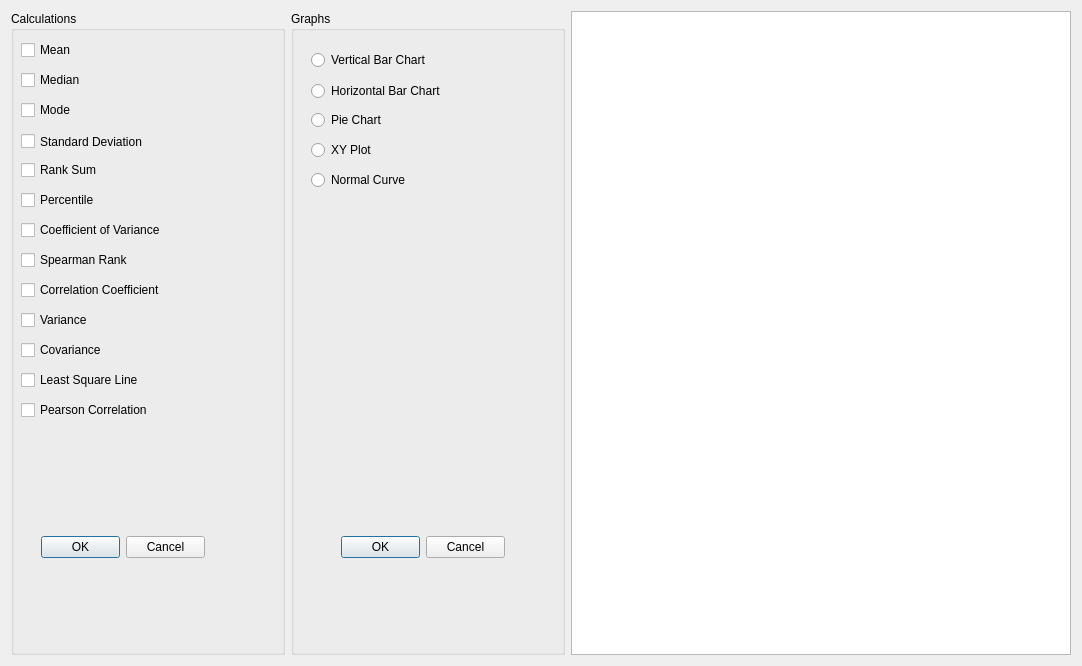
<?xml version="1.0" encoding="UTF-8"?>
<ui version="4.0">
 <class>Form</class>
 <widget class="QWidget" name="Form">
  <property name="geometry">
   <rect>
    <x>0</x>
    <y>0</y>
    <width>1082</width>
    <height>666</height>
   </rect>
  </property>
  <property name="windowTitle">
   <string>Form</string>
  </property>
  <layout class="QVBoxLayout" name="verticalLayout">
   <item>
    <layout class="QHBoxLayout" name="horizontalLayout">
     <item>
      <widget class="QGroupBox" name="calcGroupBox">
       <property name="title">
        <string>Calculations</string>
       </property>
       <widget class="QCheckBox" name="meadianCheckBox">
        <property name="geometry">
         <rect>
          <x>10</x>
          <y>60</y>
          <width>85</width>
          <height>18</height>
         </rect>
        </property>
        <property name="text">
         <string>Median</string>
        </property>
       </widget>
       <widget class="QDialogButtonBox" name="calcButtonBox">
        <property name="geometry">
         <rect>
          <x>30</x>
          <y>520</y>
          <width>164</width>
          <height>32</height>
         </rect>
        </property>
        <property name="standardButtons">
         <set>QDialogButtonBox::Cancel|QDialogButtonBox::Ok</set>
        </property>
       </widget>
       <widget class="QCheckBox" name="modeCheckBox">
        <property name="geometry">
         <rect>
          <x>10</x>
          <y>90</y>
          <width>85</width>
          <height>18</height>
         </rect>
        </property>
        <property name="text">
         <string>Mode</string>
        </property>
       </widget>
       <widget class="QCheckBox" name="StanDevCheck">
        <property name="geometry">
         <rect>
          <x>10</x>
          <y>120</y>
          <width>161</width>
          <height>21</height>
         </rect>
        </property>
        <property name="text">
         <string>Standard Deviation</string>
        </property>
       </widget>
       <widget class="QCheckBox" name="RankSumCheck">
        <property name="geometry">
         <rect>
          <x>10</x>
          <y>150</y>
          <width>151</width>
          <height>18</height>
         </rect>
        </property>
        <property name="text">
         <string>Rank Sum</string>
        </property>
       </widget>
       <widget class="QCheckBox" name="PercentileCheck">
        <property name="geometry">
         <rect>
          <x>10</x>
          <y>180</y>
          <width>85</width>
          <height>18</height>
         </rect>
        </property>
        <property name="text">
         <string>Percentile</string>
        </property>
       </widget>
       <widget class="QCheckBox" name="meanCheckBox">
        <property name="geometry">
         <rect>
          <x>10</x>
          <y>30</y>
          <width>85</width>
          <height>18</height>
         </rect>
        </property>
        <property name="text">
         <string>Mean</string>
        </property>
       </widget>
       <widget class="QCheckBox" name="CoeffVarCheck">
        <property name="geometry">
         <rect>
          <x>10</x>
          <y>210</y>
          <width>161</width>
          <height>18</height>
         </rect>
        </property>
        <property name="text">
         <string>Coefficient of Variance</string>
        </property>
       </widget>
       <widget class="QCheckBox" name="SpearRankCheck">
        <property name="geometry">
         <rect>
          <x>10</x>
          <y>240</y>
          <width>131</width>
          <height>18</height>
         </rect>
        </property>
        <property name="text">
         <string>Spearman Rank</string>
        </property>
       </widget>
       <widget class="QCheckBox" name="CorCoeffCheck">
        <property name="geometry">
         <rect>
          <x>10</x>
          <y>270</y>
          <width>171</width>
          <height>18</height>
         </rect>
        </property>
        <property name="text">
         <string>Correlation Coefficient</string>
        </property>
       </widget>
       <widget class="QCheckBox" name="VarCheckBox">
        <property name="geometry">
         <rect>
          <x>10</x>
          <y>300</y>
          <width>85</width>
          <height>18</height>
         </rect>
        </property>
        <property name="text">
         <string>Variance</string>
        </property>
       </widget>
       <widget class="QCheckBox" name="CovarCheckBox">
        <property name="geometry">
         <rect>
          <x>10</x>
          <y>330</y>
          <width>101</width>
          <height>18</height>
         </rect>
        </property>
        <property name="text">
         <string>Covariance</string>
        </property>
       </widget>
       <widget class="QCheckBox" name="LeastSquareCheck">
        <property name="geometry">
         <rect>
          <x>10</x>
          <y>360</y>
          <width>161</width>
          <height>18</height>
         </rect>
        </property>
        <property name="text">
         <string>Least Square Line</string>
        </property>
       </widget>
       <widget class="QCheckBox" name="PearCorCheck">
        <property name="geometry">
         <rect>
          <x>10</x>
          <y>390</y>
          <width>161</width>
          <height>18</height>
         </rect>
        </property>
        <property name="text">
         <string>Pearson Correlation</string>
        </property>
       </widget>
      </widget>
     </item>
     <item>
      <widget class="QGroupBox" name="graphsGroupBox">
       <property name="maximumSize">
        <size>
         <width>16777215</width>
         <height>16777215</height>
        </size>
       </property>
       <property name="title">
        <string>Graphs</string>
       </property>
       <property name="checkable">
        <bool>false</bool>
       </property>
       <widget class="QDialogButtonBox" name="graphButtonBox">
        <property name="geometry">
         <rect>
          <x>50</x>
          <y>520</y>
          <width>164</width>
          <height>32</height>
         </rect>
        </property>
        <property name="standardButtons">
         <set>QDialogButtonBox::Cancel|QDialogButtonBox::Ok</set>
        </property>
       </widget>
       <widget class="QRadioButton" name="VerBarRadioB">
        <property name="geometry">
         <rect>
          <x>20</x>
          <y>40</y>
          <width>141</width>
          <height>18</height>
         </rect>
        </property>
        <property name="text">
         <string>Vertical Bar Chart</string>
        </property>
       </widget>
       <widget class="QRadioButton" name="horBarRadioB">
        <property name="geometry">
         <rect>
          <x>20</x>
          <y>70</y>
          <width>151</width>
          <height>20</height>
         </rect>
        </property>
        <property name="text">
         <string>Horizontal Bar Chart</string>
        </property>
       </widget>
       <widget class="QRadioButton" name="PieCharRadioB">
        <property name="geometry">
         <rect>
          <x>20</x>
          <y>100</y>
          <width>97</width>
          <height>18</height>
         </rect>
        </property>
        <property name="text">
         <string>Pie Chart</string>
        </property>
       </widget>
       <widget class="QRadioButton" name="xyPlotRadioB">
        <property name="geometry">
         <rect>
          <x>20</x>
          <y>130</y>
          <width>97</width>
          <height>18</height>
         </rect>
        </property>
        <property name="text">
         <string>XY Plot</string>
        </property>
       </widget>
       <widget class="QRadioButton" name="normalCurRadioB">
        <property name="geometry">
         <rect>
          <x>20</x>
          <y>160</y>
          <width>121</width>
          <height>18</height>
         </rect>
        </property>
        <property name="text">
         <string>Normal Curve</string>
        </property>
       </widget>
       <zorder>graphButtonBox</zorder>
       <zorder>VerBarRadioB</zorder>
       <zorder>horBarRadioB</zorder>
       <zorder>PieCharRadioB</zorder>
       <zorder>calcGroupBox</zorder>
       <zorder>xyPlotRadioB</zorder>
       <zorder>normalCurRadioB</zorder>
      </widget>
     </item>
     <item>
      <widget class="QGraphicsView" name="graphicsView">
       <property name="maximumSize">
        <size>
         <width>500</width>
         <height>16777215</height>
        </size>
       </property>
      </widget>
     </item>
    </layout>
   </item>
  </layout>
 </widget>
 <resources/>
 <connections/>
</ui>
